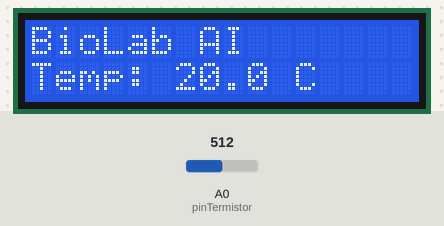
A sketch run on a simulated Arduino Uno, built with avr-gcc and run on an emulated ATmega328P. On the bench: 16×2 character LCD. The inputs (shaded band) are chosen by the test bench; at power-on: A0 (pinTermistor) = 512. What the sketch prints to the serial monitor is not drawn.

Above: at 1.2 s.
1.3 s: A0 (pinTermistor) set to 313
At 3.1 s:
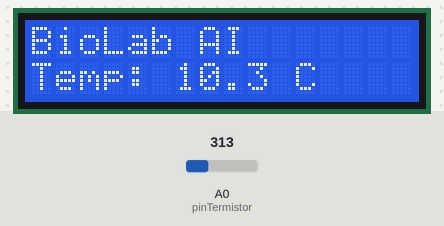
3.5 s: A0 (pinTermistor) set to 296
At 4.8 s:
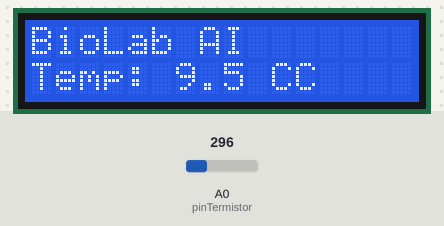
5.5 s: A0 (pinTermistor) set to 306
At 6.5 s:
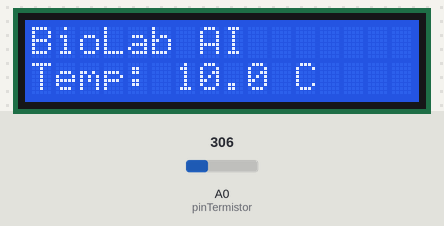
Timing chart, 0 to 8.5 s (numbered marks = the images above; inputs shaded):
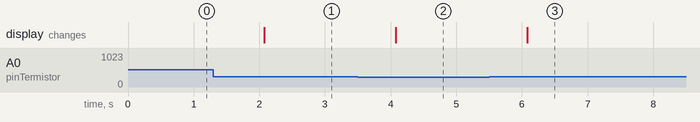

Measured:
- the behaviour switches between 306 and 305 on A0 (pinTermistor) (found by bisection; images 1 and 2)
- after the input at 1.3 s, the display: changes after 0.77 s (image 1)
- after the input at 3.5 s, the display: changes after 0.58 s (image 2)
- after the input at 5.5 s, the display: changes after 0.58 s (image 3)

The sketch:

temp_+_LCD_3.ino
```cpp
#include <LiquidCrystal.h>

LiquidCrystal lcd(12, 11, 5, 4, 3, 2);
const int pinTermistor = A0;

void setup() {
  Serial.begin(9600);
  lcd.begin(16, 2);
  lcd.setCursor(0, 0);
  lcd.print("BioLab AI");
  lcd.setCursor(0, 1);
  lcd.print("Temp: ");
}

void loop() {
  int valor = analogRead(pinTermistor);
  float voltaje = valor * (5.0 / 1023.0);
  float temperatura = (voltaje - 0.5) * 10.0;

  // Mostrar en LCD
  lcd.setCursor(6, 1);
  lcd.print("    ");
  lcd.setCursor(6, 1);
  lcd.print(temperatura, 1);
  lcd.print(" C");

  // Enviar SOLO el número por el puerto serie
  Serial.println(temperatura, 1);

  delay(1000);
}
```
